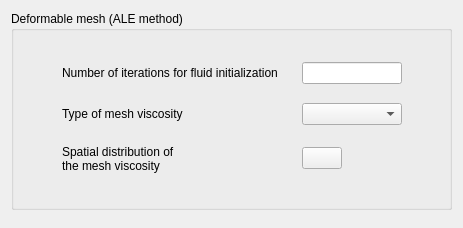
<?xml version="1.0" encoding="UTF-8"?>
<ui version="4.0">
 <class>MobileMeshForm</class>
 <widget class="QWidget" name="MobileMeshForm">
  <property name="geometry">
   <rect>
    <x>0</x>
    <y>0</y>
    <width>463</width>
    <height>228</height>
   </rect>
  </property>
  <property name="windowTitle">
   <string>Form</string>
  </property>
  <layout class="QGridLayout" name="gridLayout_3">
   <item row="0" column="0">
    <widget class="QGroupBox" name="groupBoxALE">
     <property name="enabled">
      <bool>true</bool>
     </property>
     <property name="acceptDrops">
      <bool>false</bool>
     </property>
     <property name="toolTip">
      <string>&lt;html&gt;&lt;head/&gt;&lt;body&gt;&lt;p&gt;&lt;span style=&quot; font-size:9pt;&quot;&gt;Enable the Arbitrary Lagrangian Eulerian (ALE) module.&lt;/span&gt;&lt;/p&gt;&lt;p&gt;&lt;span style=&quot; font-size:9pt;&quot;&gt;(Code_Saturne key work &lt;/span&gt;&lt;span style=&quot; font-size:9pt; font-weight:600;&quot;&gt;IALE&lt;/span&gt;&lt;span style=&quot; font-size:9pt;&quot;&gt;)&lt;/span&gt;&lt;/p&gt;&lt;/body&gt;&lt;/html&gt;</string>
     </property>
     <property name="autoFillBackground">
      <bool>false</bool>
     </property>
     <property name="title">
      <string>Deformable mesh (ALE method)</string>
     </property>
     <property name="flat">
      <bool>false</bool>
     </property>
     <property name="checkable">
      <bool>false</bool>
     </property>
     <layout class="QGridLayout" name="gridLayout_2">
      <item row="0" column="0">
       <widget class="QFrame" name="frame">
        <property name="frameShape">
         <enum>QFrame::NoFrame</enum>
        </property>
        <property name="frameShadow">
         <enum>QFrame::Raised</enum>
        </property>
        <layout class="QHBoxLayout" name="horizontalLayout">
         <item>
          <spacer>
           <property name="orientation">
            <enum>Qt::Horizontal</enum>
           </property>
           <property name="sizeHint" stdset="0">
            <size>
             <width>10</width>
             <height>140</height>
            </size>
           </property>
          </spacer>
         </item>
         <item>
          <layout class="QGridLayout" name="gridLayout">
           <item row="0" column="0">
            <widget class="QLabel" name="labelNALINF">
             <property name="toolTip">
              <string>&lt;html&gt;&lt;head/&gt;&lt;body&gt;&lt;p&gt;&lt;span style=&quot; font-size:9pt;&quot;&gt;Modify the number of iterations for fluid initialization.&lt;/span&gt;&lt;/p&gt;&lt;p&gt;&lt;span style=&quot; font-size:9pt;&quot;&gt;(Code_Saturne key word: &lt;/span&gt;&lt;span style=&quot; font-size:9pt; font-weight:600;&quot;&gt;NALINF&lt;/span&gt;&lt;span style=&quot; font-size:9pt;&quot;&gt;)&lt;/span&gt;&lt;/p&gt;&lt;/body&gt;&lt;/html&gt;</string>
             </property>
             <property name="text">
              <string>Number of iterations for fluid initialization</string>
             </property>
            </widget>
           </item>
           <item row="0" column="1">
            <spacer>
             <property name="orientation">
              <enum>Qt::Horizontal</enum>
             </property>
             <property name="sizeHint" stdset="0">
              <size>
               <width>13</width>
               <height>22</height>
              </size>
             </property>
            </spacer>
           </item>
           <item row="0" column="2" colspan="2">
            <widget class="QLineEdit" name="lineEditNALINF">
             <property name="maximumSize">
              <size>
               <width>100</width>
               <height>16777215</height>
              </size>
             </property>
             <property name="toolTip">
              <string>&lt;html&gt;&lt;head/&gt;&lt;body&gt;&lt;p&gt;&lt;span style=&quot; font-size:9pt;&quot;&gt;Modify the number of iterations for fluid initialization.&lt;/span&gt;&lt;/p&gt;&lt;p&gt;&lt;span style=&quot; font-size:9pt;&quot;&gt;(Code_Saturne key word: &lt;/span&gt;&lt;span style=&quot; font-size:9pt; font-weight:600;&quot;&gt;NALINF&lt;/span&gt;&lt;span style=&quot; font-size:9pt;&quot;&gt;)&lt;/span&gt;&lt;/p&gt;&lt;/body&gt;&lt;/html&gt;</string>
             </property>
            </widget>
           </item>
           <item row="1" column="0">
            <widget class="QLabel" name="labelVISCOSITY">
             <property name="toolTip">
              <string>&lt;html&gt;&lt;head/&gt;&lt;body&gt;&lt;p&gt;&lt;span style=&quot; font-size:9pt;&quot;&gt;Select the mesh viscosity type between orthotropic and isotropic. Mesh viscosity allows to control mesh deformations.&lt;/span&gt;&lt;/p&gt;&lt;p&gt;&lt;span style=&quot; font-size:9pt;&quot;&gt;(Code_Saturne key word: &lt;/span&gt;&lt;span style=&quot; font-size:9pt; font-weight:600;&quot;&gt;IORTVM&lt;/span&gt;&lt;span style=&quot; font-size:9pt;&quot;&gt;)&lt;/span&gt;&lt;/p&gt;&lt;/body&gt;&lt;/html&gt;</string>
             </property>
             <property name="text">
              <string>Type of mesh viscosity</string>
             </property>
            </widget>
           </item>
           <item row="1" column="1">
            <spacer>
             <property name="orientation">
              <enum>Qt::Horizontal</enum>
             </property>
             <property name="sizeHint" stdset="0">
              <size>
               <width>13</width>
               <height>21</height>
              </size>
             </property>
            </spacer>
           </item>
           <item row="1" column="2" colspan="2">
            <widget class="QComboBox" name="comboBoxVISCOSITY">
             <property name="minimumSize">
              <size>
               <width>100</width>
               <height>0</height>
              </size>
             </property>
             <property name="maximumSize">
              <size>
               <width>100</width>
               <height>16777215</height>
              </size>
             </property>
             <property name="toolTip">
              <string>&lt;html&gt;&lt;head/&gt;&lt;body&gt;&lt;p&gt;&lt;span style=&quot; font-size:9pt;&quot;&gt;Select the mesh viscosity type between orthotropic and isotropic. Mesh viscosity allows to control mesh deformations.&lt;/span&gt;&lt;/p&gt;&lt;p&gt;&lt;span style=&quot; font-size:9pt;&quot;&gt;(Code_Saturne key word: &lt;/span&gt;&lt;span style=&quot; font-size:9pt; font-weight:600;&quot;&gt;IORTVM&lt;/span&gt;&lt;span style=&quot; font-size:9pt;&quot;&gt;)&lt;/span&gt;&lt;/p&gt;&lt;/body&gt;&lt;/html&gt;</string>
             </property>
            </widget>
           </item>
           <item row="2" column="0">
            <widget class="QLabel" name="labelUSVISMA">
             <property name="toolTip">
              <string>&lt;html&gt;&lt;head/&gt;&lt;body&gt;&lt;p&gt;&lt;span style=&quot; font-size:9pt;&quot;&gt;Define the spatial distribution of the mesh viscosity. It must be greater than zero.&lt;/span&gt;&lt;/p&gt;&lt;/body&gt;&lt;/html&gt;</string>
             </property>
             <property name="text">
              <string>Spatial distribution of
the mesh viscosity</string>
             </property>
            </widget>
           </item>
           <item row="2" column="1">
            <spacer name="horizontalSpacer">
             <property name="orientation">
              <enum>Qt::Horizontal</enum>
             </property>
             <property name="sizeHint" stdset="0">
              <size>
               <width>18</width>
               <height>29</height>
              </size>
             </property>
            </spacer>
           </item>
           <item row="2" column="2">
            <widget class="QPushButton" name="pushButtonFormula">
             <property name="toolTip">
              <string>&lt;html&gt;&lt;head/&gt;&lt;body&gt;&lt;p&gt;&lt;span style=&quot; font-size:9pt;&quot;&gt;Define the spatial distribution of the mesh viscosity. It must be greater than zero.&lt;/span&gt;&lt;/p&gt;&lt;/body&gt;&lt;/html&gt;</string>
             </property>
             <property name="text">
              <string/>
             </property>
             <property name="icon">
              <iconset resource="resources_pages.qrc">
               <normaloff>:/new/prefix1/icons/22x22/edit-find-replace.png</normaloff>:/new/prefix1/icons/22x22/edit-find-replace.png</iconset>
             </property>
             <property name="iconSize">
              <size>
               <width>22</width>
               <height>22</height>
              </size>
             </property>
            </widget>
           </item>
           <item row="2" column="3">
            <spacer name="horizontalSpacer_2">
             <property name="orientation">
              <enum>Qt::Horizontal</enum>
             </property>
             <property name="sizeHint" stdset="0">
              <size>
               <width>13</width>
               <height>20</height>
              </size>
             </property>
            </spacer>
           </item>
          </layout>
         </item>
         <item>
          <spacer>
           <property name="orientation">
            <enum>Qt::Horizontal</enum>
           </property>
           <property name="sizeHint" stdset="0">
            <size>
             <width>10</width>
             <height>140</height>
            </size>
           </property>
          </spacer>
         </item>
        </layout>
       </widget>
      </item>
     </layout>
    </widget>
   </item>
   <item row="1" column="0">
    <spacer>
     <property name="orientation">
      <enum>Qt::Vertical</enum>
     </property>
     <property name="sizeHint" stdset="0">
      <size>
       <width>16</width>
       <height>16</height>
      </size>
     </property>
    </spacer>
   </item>
  </layout>
 </widget>
 <resources>
  <include location="resources_pages.qrc"/>
 </resources>
 <connections/>
</ui>
